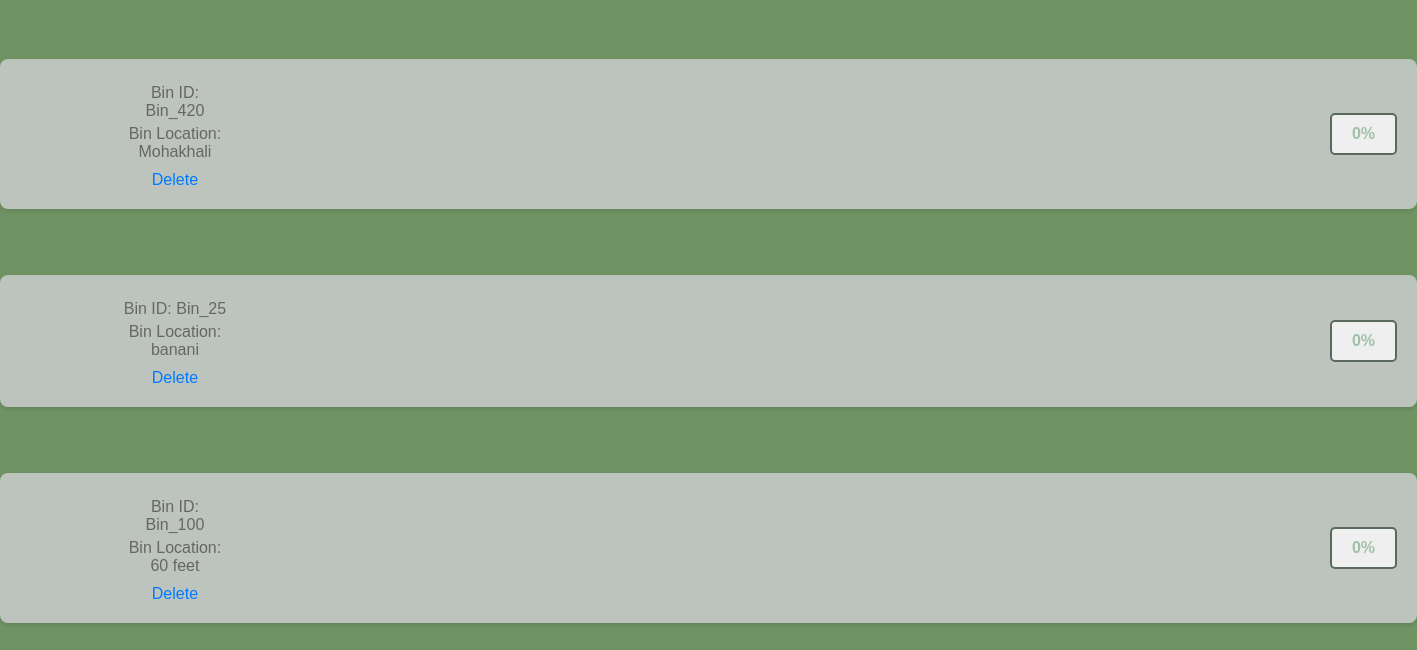
The page /bin_info/ (signed in, lower part) on the database as committed earlier.
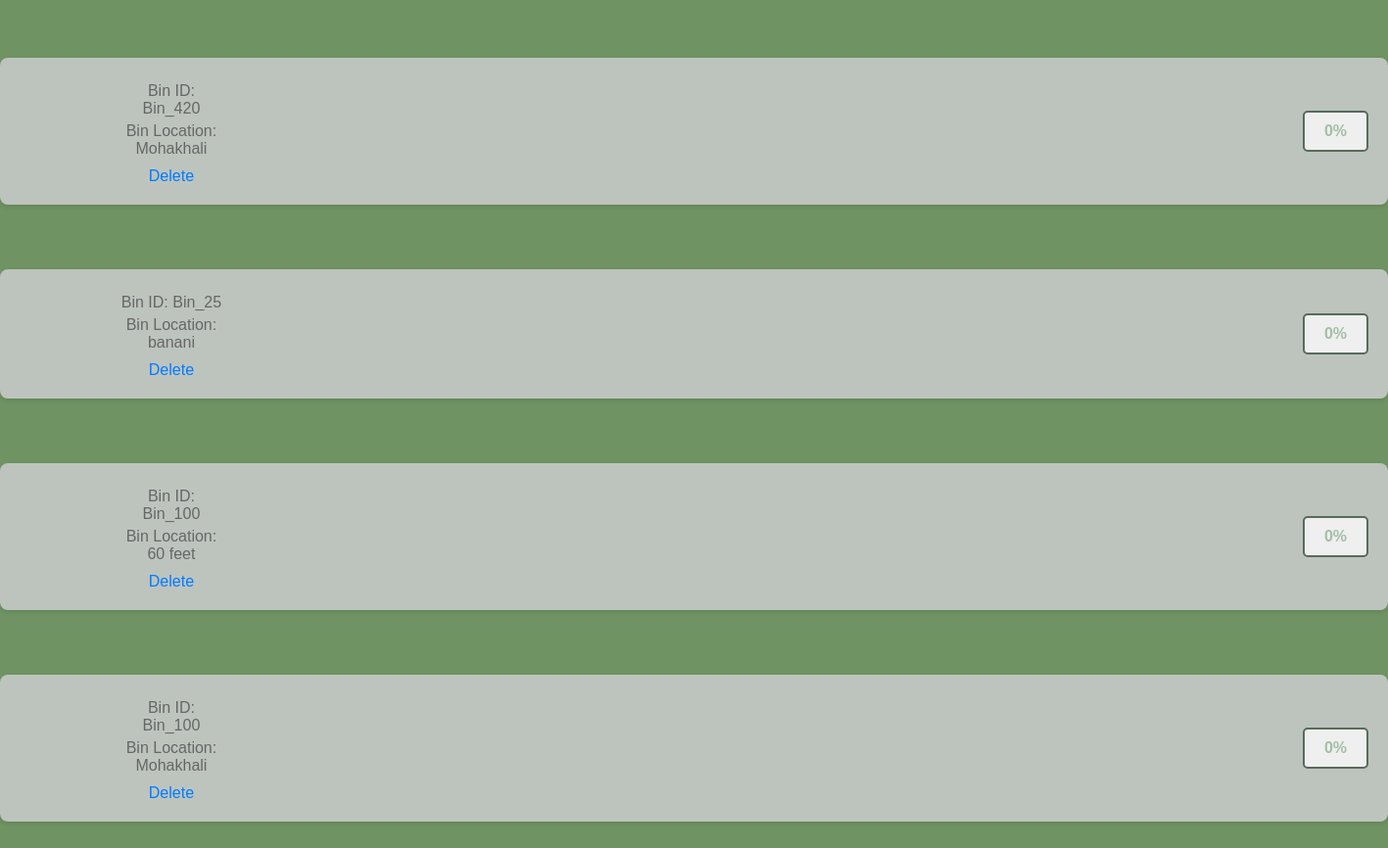
The same page on the database as committed later.
### app1/models.py (models this page shows, shortened)
class Bin(models.Model):
    Bin_id = models.CharField(max_length=100)
    Bin_location = models.CharField(max_length=100)
    Bin_capacity = models.FloatField()

### app1/views.py (the view)
# urls.py: path('bin_info/',views.bin_info,name='bin_info'),
@login_required(login_url='login')
def bin_info(request):
    app1=Bin.objects.all()
    return render(request,'bininfo.html',{
        "app1":app1,
    })

### templates/bininfo.html (shortened to what this page needs)
<!DOCTYPE html>
<html lang="en">
<head>
</head>
<body>
<div class="row">
    <div class="col-lg-6 order-1 order-lg-2">
        <div class="about_text text-center">
            {% for i in app1 %}
            <div class="bin-info">
                <div class="bin-text">
                    <p>Bin ID: {{ i.Bin_id }}</p>
                    <p>Bin Location: {{ i.Bin_location }}</p>
                    <a href="{% url 'delete_bin' i.id %}">Delete</a>
                </div>
                <button class="percentage-button">0%</button>
            </div>
            <br><br>
            {% endfor %}
        </div>
    </div>
</div>
</body>
</html>

Rows that differ between the two databases and show on the page:
added Bin: Bin_id "Bin_100", Bin_location "Mohakhali"
